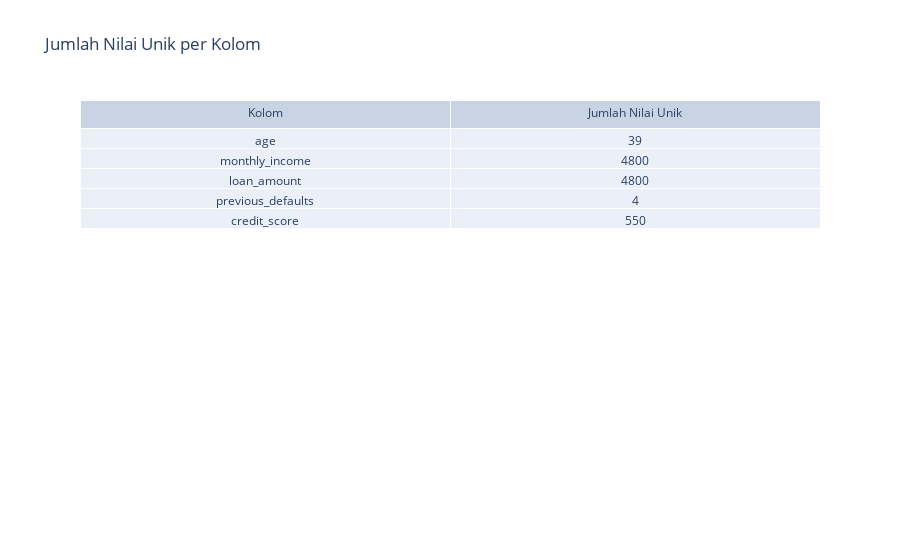

Source (notebook cell):
### Markdown cell above
## EDA

### Code cell
# Pilih kolom numerik utama
columns = ['age', 'monthly_income', 'loan_amount', 'previous_defaults', 'credit_score']

# Hitung jumlah nilai unik
unique_counts = [df_train[col].nunique() for col in columns]

# Buat tabel interaktif
fig = go.Figure(data=[go.Table(
    header=dict(values=['Kolom', 'Jumlah Nilai Unik']),
    cells=dict(values=[columns, unique_counts])
)])

fig.update_layout(title='Jumlah Nilai Unik per Kolom')
fig.show()

### Figure 1 — Plotly figure (JSON) as saved in the notebook; plotly's stock layout.template omitted (floating-point values rounded to 4 significant figures)
{"data": [{"cells": {"values": [["age", "monthly_income", "loan_amount", "previous_defaults", "credit_score"], [39, 4800, 4800, 4, 550]]}, "header": {"values": ["Kolom", "Jumlah Nilai Unik"]}, "type": "table"}], "layout": {"title": {"text": "Jumlah Nilai Unik per Kolom"}}}
